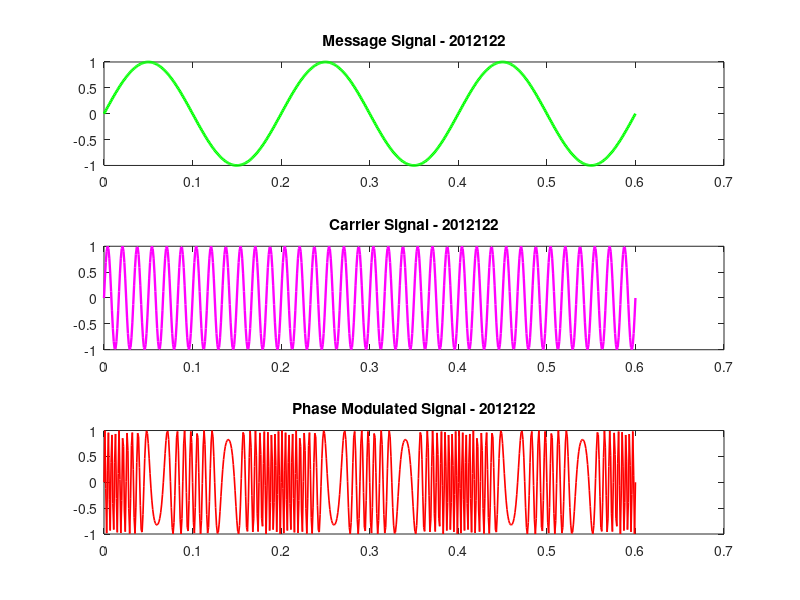

Here is the MATLAB script that generated this plot:
% Phase Modulation

t = 0 : 0.001 : 0.6;
f1 = 5;
f2 = 60;
x1 = sin(2*pi*f1*t); % message signal
subplot(3,1,1);
plot(t, x1, 'g', 'LineWidth', 2);
title("Message Signal - 2012122");

x2 = sin(2*pi*f2*t); % carrier signal
subplot(3, 1, 2);
plot(t, x2, 'm', 'LineWidth', 1.7);
title("Carrier Signal - 2012122");

m = 40;
pms=sin(2*pi*f2*t + m.*x1); % phase modulated signal
subplot(3, 1, 3);
plot(t, pms, 'r', 'LineWidth', 1.2);
title("Phase Modulated Signal - 2012122");

print ('Exp6_1c','-dpdf','-fillpage');